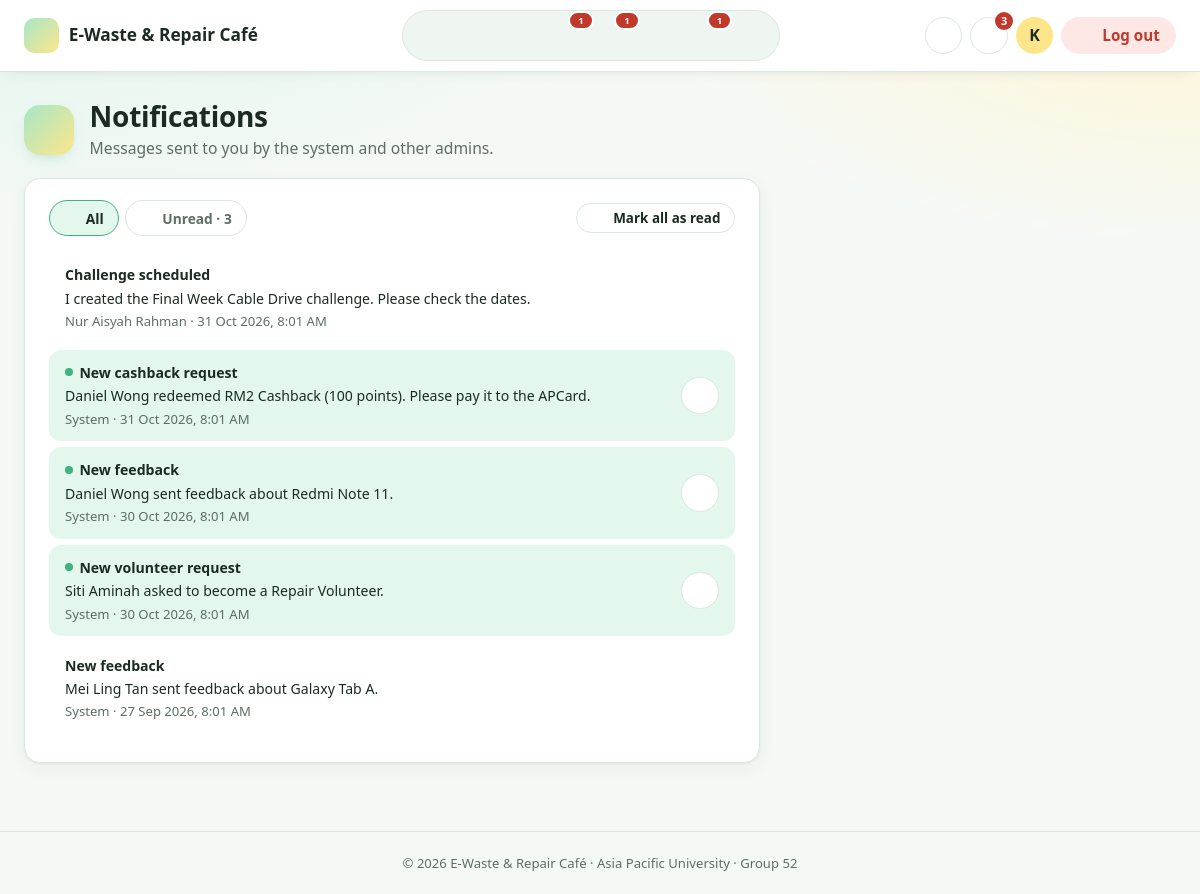
Page /admin/notifications.php (signed in) on the earlier database version.
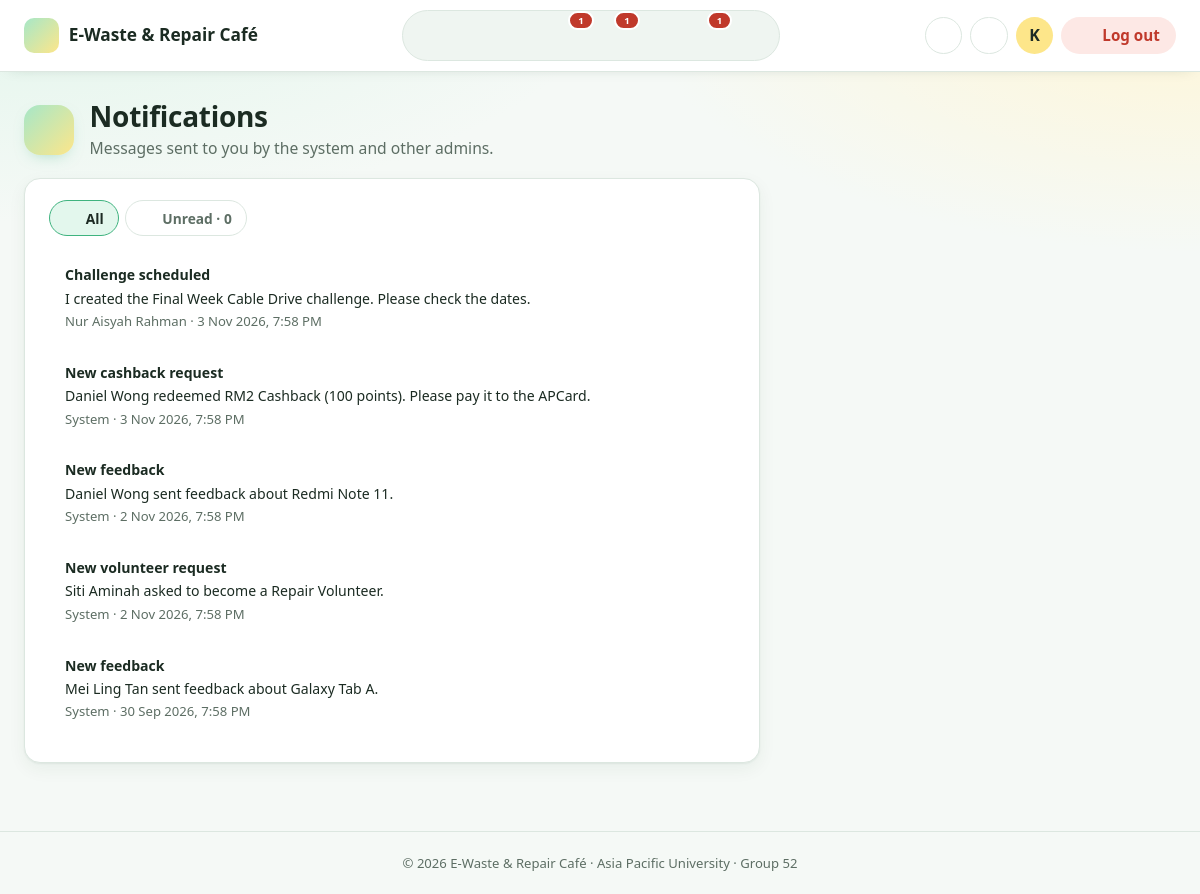
Same page on the later database version.
### tables this page shows
CREATE TABLE `notifications` (
  `notificationID` varchar(10) NOT NULL,
  `tp_number` varchar(10) NOT NULL,
  `created_by` varchar(10) DEFAULT NULL,
  `title` varchar(100) NOT NULL,
  `message` varchar(255) NOT NULL,
  `is_read` tinyint(1) NOT NULL DEFAULT 0,
  `created_at` datetime NOT NULL DEFAULT current_timestamp()
);

CREATE TABLE `users` (
  `tp_number` varchar(10) NOT NULL,
  `name` varchar(100) NOT NULL,
  `email` varchar(100) NOT NULL,
  `password` varchar(255) NOT NULL,
  `phone` varchar(15) NOT NULL,
  `is_active` tinyint(1) NOT NULL DEFAULT 1,
  `created_at` datetime NOT NULL DEFAULT current_timestamp()
);

### includes/functions.php (called while the page is built, shortened)
<?php
require_once __DIR__ . '/icons.php';
function e($value)
{
    return htmlspecialchars((string) $value, ENT_QUOTES, 'UTF-8');
}
function nice_date($datetime, $withTime = false)
{
    return date($withTime ? 'j M Y, g:i A' : 'j M Y', strtotime($datetime));
}
function db_all($conn, $sql, $types = '', $params = [])
{
    $stmt = $conn->prepare($sql);
    if ($types !== '') $stmt->bind_param($types, ...$params);
    $stmt->execute();
    $result = $stmt->get_result();
    return $result->fetch_all(MYSQLI_ASSOC);
}
function db_one($conn, $sql, $types = '', $params = [])
{
    $rows = db_all($conn, $sql, $types, $params);
    return $rows[0] ?? null;
}
function db_value($conn, $sql, $types = '', $params = [])
{
    $row = db_one($conn, $sql, $types, $params);
    return $row ? array_values($row)[0] : null;
}

### admin/notifications.php (the view, shortened to what the changed rows need)
<?php
require '../config/db.php';
require '../includes/functions.php';
$me = $_SESSION['tp_number'];
$filter = ($_GET['filter'] ?? '') === 'unread' ? 'unread' : 'all';
$sql = "SELECT n.*, u.name AS sender FROM notifications n LEFT JOIN users u ON u.tp_number = n.created_by
        WHERE n.tp_number = ?" . ($filter === 'unread' ? " AND n.is_read = 0" : "") . "
        ORDER BY n.created_at DESC, n.notificationID DESC";
$list = db_all($conn, $sql, 's', [$me]);
require '../includes/admin_top.php';
page_head('bell', 'Notifications', 'Messages sent to you by the system and other admins.');
?>
<section class="card narrow">
    <div class="card-head">
        <nav class="pill-tabs" aria-label="Filter notifications">
            <a href="notifications.php" class="<?= $filter === 'all' ? 'active' : '' ?>"><?= icon('inbox') ?> All</a>
            <a href="notifications.php?filter=unread" class="<?= $filter === 'unread' ? 'active' : '' ?>"><?= icon('bell') ?> Unread · <?= (int) $unread ?></a>
        </nav>
        <?php if ($unread): ?>
            <form method="post">
                <button class="btn btn-outline btn-sm"><?= icon('check') ?> Mark all as read</button>
            </form>
        <?php endif; ?>
    </div>
    <ul class="notif-list full">
        <?php foreach ($list as $n): ?>
            <li class="<?= $n['is_read'] ? '' : 'unread' ?>">
                <div>
                    <strong><?= e($n['title']) ?></strong>
                    <span><?= e($n['message']) ?></span>
                    <small class="muted"><?= e($n['sender'] ?? 'System') ?> · <?= nice_date($n['created_at'], true) ?></small>
                </div>
                <?php if (!$n['is_read']): ?>
                    <form method="post">
                        <button class="btn-icon" title="Mark as read" aria-label="Mark as read"><?= icon('check') ?></button>
                    </form>
                <?php endif; ?>
            </li>
        <?php endforeach; ?>
    </ul>
</section>
<?php require '../includes/admin_bottom.php'; ?>

### includes/admin_top.php (shortened to what the changed rows need)
<?php
$unread = db_value($conn, "SELECT COUNT(*) FROM notifications WHERE tp_number = ? AND is_read = 0", 's', [$_SESSION['tp_number']]);
function page_head($icon_name, $title, $desc = '', $actions = '')
{
    echo '<div class="page-head"><span class="page-icon">' . icon($icon_name) . '</span><div class="page-title">';
    echo '<h1>' . e($title) . '</h1>';
    echo '</div>';
    echo '</div>';
}
?>
<!DOCTYPE html>
<html lang="en">
<head>
    <link rel="stylesheet" href="../assets/css/style.css">
</head>
<body class="app">
<header class="topbar">
    <a class="brand" href="index.php"><span class="brand-mark"><?= icon('recycle', 'icon-spin-hover') ?></span><span class="brand-text">E-Waste &amp; Repair Café <small>Admin</small></span></a>
    <div class="topbar-tools">
        <button type="button" class="icon-btn" data-theme-toggle aria-label="Toggle dark mode" title="Dark mode"><?= icon('moon', 'theme-moon') ?><?= icon('sun', 'theme-sun') ?></button>
        <div class="dropdown">
            <button type="button" class="icon-btn bell" data-dropdown="notif-panel" aria-expanded="false" title="Notifications"
                    aria-label="Notifications<?= $unread ? ', ' . (int) $unread . ' unread' : '' ?>"><?= icon('bell', $unread ? 'icon-ring' : '') ?><?php if ($unread): ?><span class="bell-count"><?= $unread > 9 ? '9+' : (int) $unread ?></span><?php endif; ?></button>
        </div>
        <a class="btn btn-logout" href="../logout.php" data-confirm="Log out now?" title="Log out"><?= icon('logout') ?><span>Log out</span></a>
    </div>
</header>
<main class="content" id="main">

### includes/icons.php (shortened to what the changed rows need)
<?php
function icon($name, $class = '')
{
    $svg = $paths[$name] ?? $paths['box'];
    return '<svg class="icon ' . $class . '" viewBox="0 0 24 24" aria-hidden="true" focusable="false">' . $svg . '</svg>';
}

Differences in the rows shown:
changed notifications "Challenge scheduled": created_at "31 Oct 2026, 8:01 AM" → "3 Nov 2026, 7:58 PM"
changed notifications "New cashback request": is_read 0 → 1 (drawn); created_at "31 Oct 2026, 8:01 AM" → "3 Nov 2026, 7:58 PM"
changed notifications "Daniel Wong sent feedback about Redmi Note 11.": is_read 0 → 1 (drawn); created_at "30 Oct 2026, 8:01 AM" → "2 Nov 2026, 7:58 PM"
changed notifications "New volunteer request": is_read 0 → 1 (drawn); created_at "30 Oct 2026, 8:01 AM" → "2 Nov 2026, 7:58 PM"
changed notifications "Mei Ling Tan sent feedback about Galaxy Tab A.": created_at "27 Sep 2026, 8:01 AM" → "30 Sep 2026, 7:58 PM"
Other differences:
$unread: "3" → "0"
$unread: "3" → (not shown)
text no longer shown: "Mark all as read"
